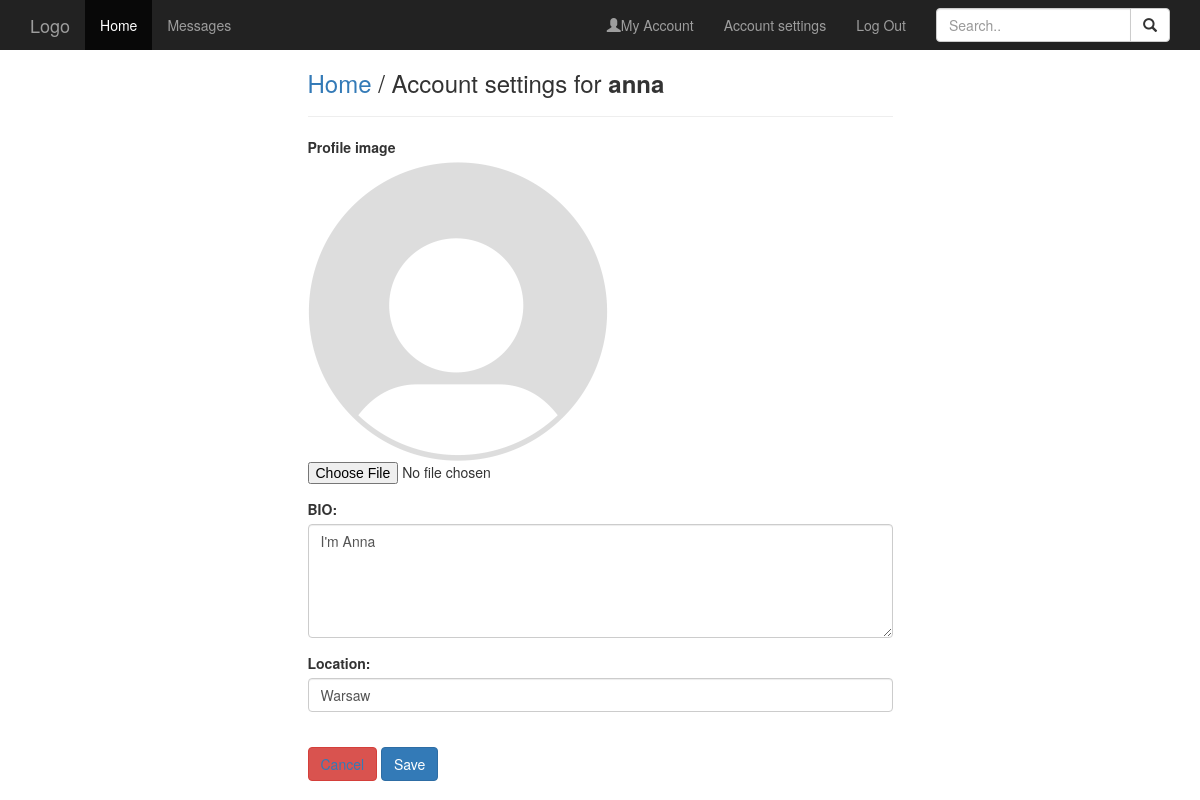
The app's page /settings/ (signed in) with its own data.
### social_app/models.py (models this page shows, shortened)
class Profile(models.Model):
    user = models.ForeignKey(User, on_delete=models.CASCADE)
    id_user = models.IntegerField()
    bio = models.TextField(blank=True)
    profileimg = models.ImageField(upload_to='profile_images', default='default_img.png')
    location = models.CharField(max_length=100, blank=True)

### social_app/views.py (the view, shortened to what this page needs)
# urls.py: path('settings/', views.settings, name='settings'),
@login_required(login_url='signin')
def settings(request):
    user_profile = Profile.objects.get(user=request.user)
    return render(request, 'setting.html', {'user_profile': user_profile})

### social_app/templates/setting.html (shortened to what this page needs)
{% extends 'base.html' %}
{% block content %}
<div class="row">
    <div class="col-sm-3"></div>
    <div class="col-sm-6">
        <h3><a href="/">Home</a> / Account settings for <b>{{ user.username }}</b></h3>
        <hr>
        <form action="" method="POST" enctype="multipart/form-data">
            <div class="form-group">
                <label for="exampleFormControlFile1">Profile image</label>
                <div>
                    <img src="{{ user_profile.profileimg.url }}" height="300">
                </div>
                <input type="file" name="image" class="form-control-file" id="exampleFormControlFile1">
            </div>
            <div class="form-group">
                <label for="comment">BIO:</label>
                <textarea name="bio" class="form-control" rows="5" id="comment">{{ user_profile.bio }}</textarea>
            </div>
            <div class="form-group">
                <label for="comment">Location:</label>
                <input type="text" name="location" value="{{ user_profile.location }}" class="form-control" id="exampleInputPassword1">
            </div>
            <br>
            <button type="button" class="btn btn-danger"><a href="/">Cancel</a></button>
            <button type="submit" class="btn btn-primary">Save</button>
        </form>
    </div>
    <div class="col-sm-3"></div>
</div>
{% endblock %}

### records on screen
Profile: profileimg (placeholder picture), bio "I'm Anna", location "Warsaw"

### other values on screen
{{ user.username }} "anna"
